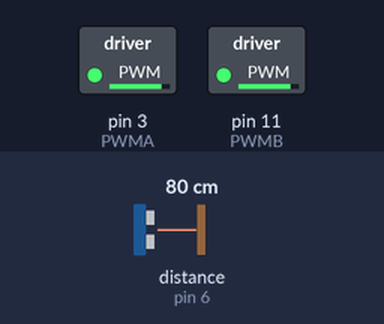
Simulated run of this sketch. Board: Arduino Uno, built with avr-gcc and run on an emulated ATmega328P. Parts: switched loads named in the sketch (green lamp = pin HIGH). The test bench sets the inputs (shaded band); at power-on: distance to the obstacle (sensor on pin 6) 80 cm. The echo pulse lasts 58.3 µs per cm.

Above: at 1.2 s.
1.3 s: distance to the obstacle (sensor on pin 6) set to 44 cm
2.8 s: distance to the obstacle (sensor on pin 6) set to 36 cm
At 3.5 s:
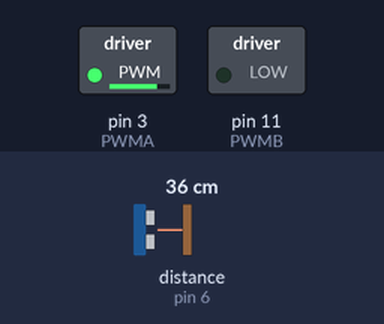
4.3 s: distance to the obstacle (sensor on pin 6) set to 60 cm
At 5.2 s:
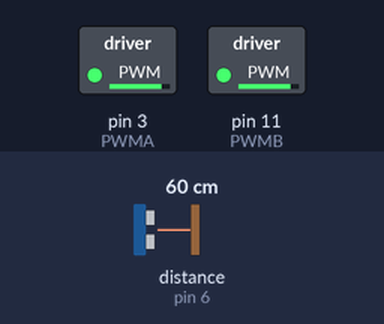
6.2 s: distance to the obstacle (sensor on pin 6) set to 2 cm
At 6.9 s:
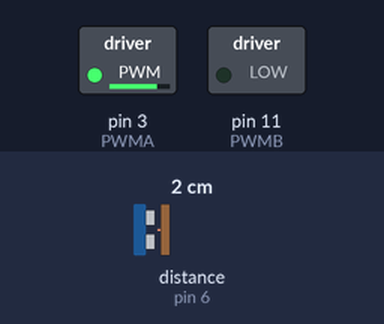
Timing chart, 0 to 8.7 s (numbered marks = the images above; inputs shaded):
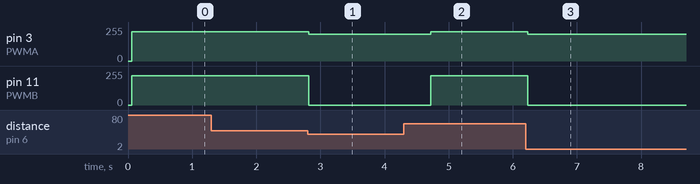

The sketch:

term_project_robotica.ino
```cpp
#include <NewPing.h>
#define TRIGGER_PIN 7
#define ECHO_PIN 6
#define MAX_DISTANCE 200

#define CW 0
#define CCW 1

// Motor Definitions
#define MOTOR_A 0
#define MOTOR_B 1

//Pin assignments
//do not alter pin numbers

//Ardumoto
const byte PWMA = 3;  //PWM control (speed) for motor A
const byte PWMB = 11; //PWM control (speed) for motor B
const byte DIRA = 12; //Direction control for motor A
const byte DIRB = 13; //Direction control for motor B

NewPing sonar(TRIGGER_PIN, ECHO_PIN, MAX_DISTANCE);

void setup()
{
  setupArdumoto();  //Set all pins as outputs and initialize them to LOW
  }
void loop()
{
  delay(50);
  unsigned int uS = sonar.ping();
  if( uS / US_ROUNDTRIP_CM > 40 || uS / US_ROUNDTRIP_CM == 0)
  {
    // Move forward
    forward(220);
    }else if( uS / US_ROUNDTRIP_CM < 40)
    {
      turnRight(200);
      delay(900);
      }
  }

void driveArdumoto(byte motor, byte dir, byte spd)
{
  if( motor == MOTOR_A)
  {
    digitalWrite(DIRA, dir);
    analogWrite(PWMA, spd);
    }else if( motor == MOTOR_B)
    {
      digitalWrite(DIRB, dir);
      analogWrite(PWMB, spd);
      }
  }

void forward( byte spd)
{
  driveArdumoto(MOTOR_A, CW, spd);
  driveArdumoto(MOTOR_B, CW, spd);
  }

void turnRight( byte spd)
{
  stopArdumoto(MOTOR_B);
  driveArdumoto(MOTOR_A, CW, spd);
  }

void stopArdumoto( byte motor)
{
  driveArdumoto(motor, 0, 0);
  }


// set up ardumoto initialize all the pins
void setupArdumoto()
{
  //pins set as outputs
  pinMode(PWMA, OUTPUT);
  pinMode(PWMB, OUTPUT);
  pinMode(DIRA, OUTPUT);
  pinMode(DIRB, OUTPUT);

  //initialize pins as low
  pinMode(PWMA, LOW);
  pinMode(PWMB, LOW);
  pinMode(DIRA, LOW);
  pinMode(DIRB, LOW);
  }
```

Measured:
- the behaviour switches between 40 and 39 cm on distance to the obstacle (sensor on pin 6) (found by bisection; images 0 and 1)
- after the input at 1.3 s, every drawn part: stays the same
- after the input at 2.8 s, pin 3 (PWMA): 220/255 → 200/255 at once; pin 11 (PWMB): 220/255 → 0/255 at once
- after the input at 4.3 s, pin 3 (PWMA): 200/255 → 220/255 after 0.42 s; pin 11 (PWMB): 0/255 → 220/255 after 0.42 s
- after the input at 6.2 s, pin 3 (PWMA): 220/255 → 200/255 at once; pin 11 (PWMB): 220/255 → 0/255 at once
